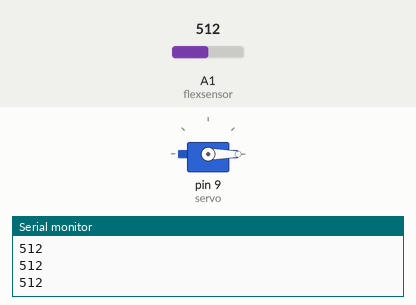
A sketch run on a simulated Arduino Uno, built with avr-gcc and run on an emulated ATmega328P. Shown: servo, the last lines printed to the serial monitor. Inputs (shaded band) come from the test bench; at power-on: A1 (flexsensor) = 512.

Above: at 1.2 s.
1.3 s: A1 (flexsensor) set to 104
2.8 s: A1 (flexsensor) set to 94
At 3.4 s:
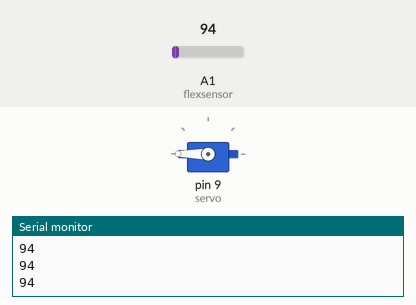
4.3 s: A1 (flexsensor) set to 110
At 4.9 s:
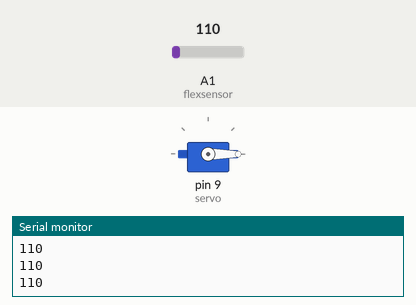
5.8 s: A1 (flexsensor) set to 90
At 6.4 s:
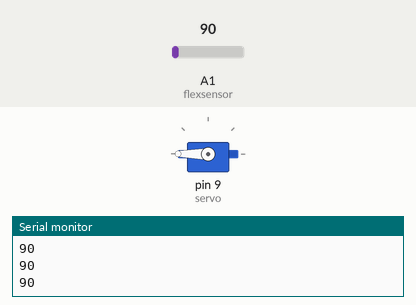
Timing chart, 0 to 8.3 s (numbered marks = the images above; inputs shaded):
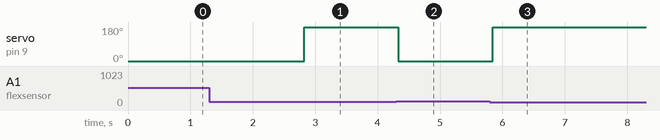

The sketch:

servo_with_flex_sensor2.ino
```cpp
#include <Servo.h> // header for controller servo

Servo servo; //keeping name of servo SERVO itself

int pos = 180;   // Servo position to 180 degree
int pos1 = 0;    // Servo position to 0 degree


int flexsensor = A1; //Analog Pin of Flex Sensor
int sensorvalue;

void setup()
{
    Serial.begin(9600);
    servo.attach(9); //signal pin of servo attached(PWM pin)
}
void loop()
{
sensorvalue = analogRead(flexsensor);
//read analog value from Flex sensor
if
  (sensorvalue <100) // Set value using serial monitor
   {
     servo.write(pos);  // pos 180 degree
     delay(50); //delay in ms
    }
if
 (sensorvalue >100) // Set value using serial monitor
   {
     servo.write(pos1); // pos1 0 degree
     delay(50); // delay in ms
    }
    Serial.println(sensorvalue);
    //Print value of Flex Sensor in Serial monitor
}
```

Measured:
- the behaviour switches between 100 and 99 on A1 (flexsensor) (found by bisection; images 0 and 1)
- after the input at 2.8 s, servo on pin 9 (servo): 0° → 180° at once
- after the input at 4.3 s, servo on pin 9 (servo): 180° → 0° at once
- after the input at 5.8 s, servo on pin 9 (servo): 0° → 180° at once
